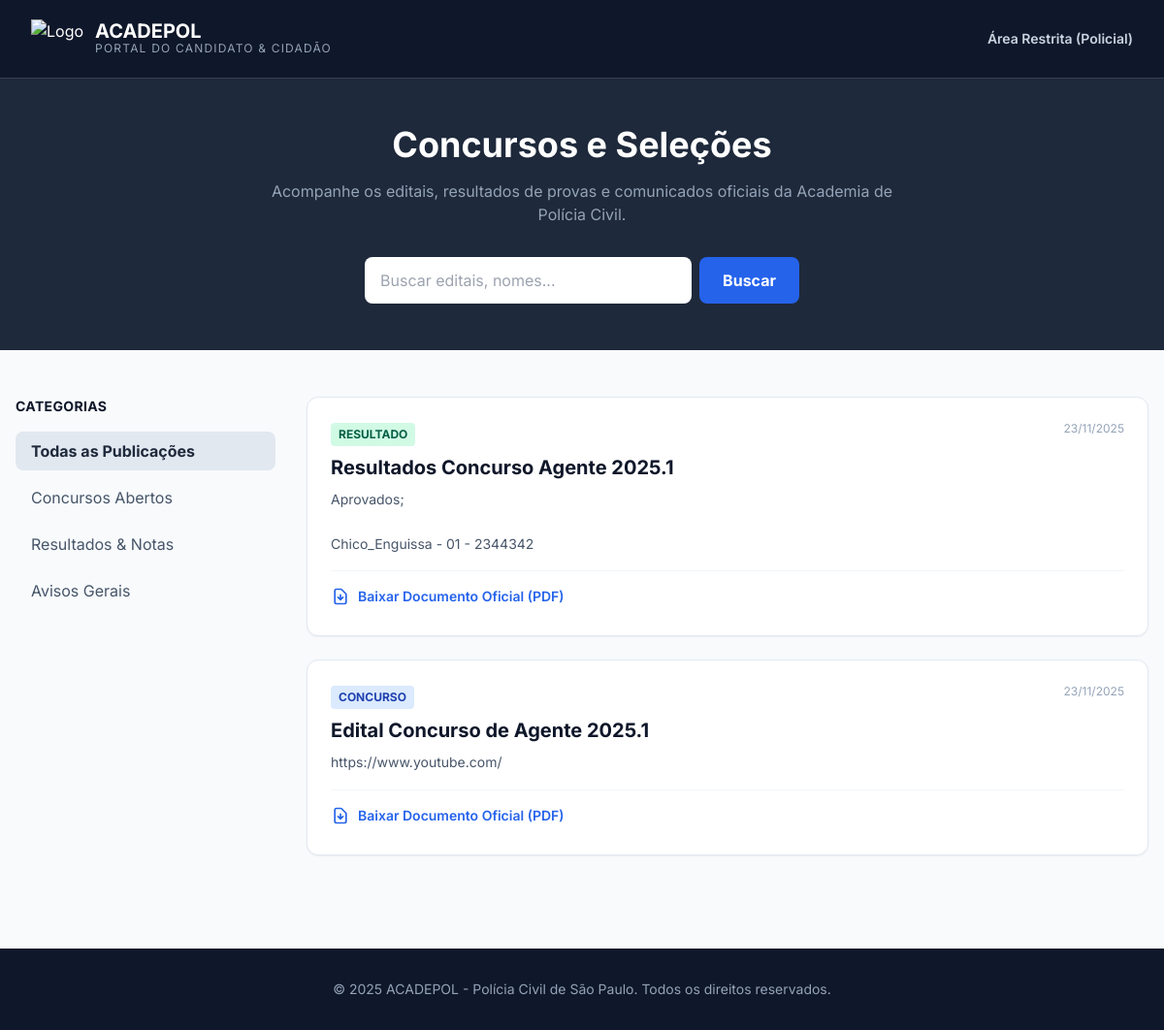
The page /acadepol on the database as committed earlier.
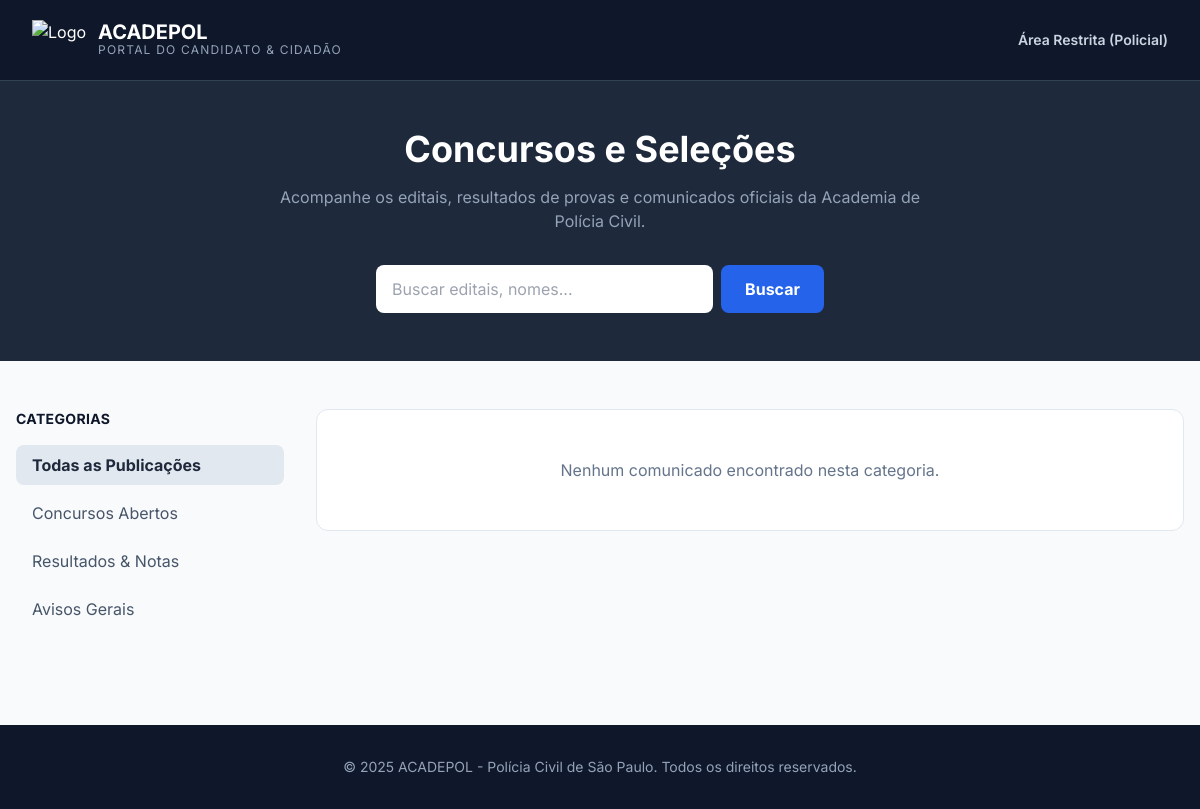
The same page on the database as committed later.
### models/acadepol.py (models this page shows, shortened)
class Comunicado(db.Model):
    __tablename__ = 'comunicados_acadepol'
    id = db.Column(db.Integer, primary_key=True)
    titulo = db.Column(db.String(200), nullable=False)
    conteudo = db.Column(db.Text, nullable=False)
    categoria = db.Column(db.String(50), nullable=False)
    arquivo_anexo = db.Column(db.String(200), nullable=True)
    autor_id = db.Column(db.Integer, db.ForeignKey('usuarios.id'))
    data_publicacao = db.Column(db.DateTime, default=datetime.utcnow)
    ativo = db.Column(db.Boolean, default=True)
    autor = db.relationship('Usuario')

### app.py (the view)
@app.route('/acadepol')
def acadepol_publico():
    query = Comunicado.query.filter_by(ativo=True).order_by(Comunicado.data_publicacao.desc())
    if request.args.get('categoria'): query = query.filter_by(categoria=request.args.get('categoria'))
    if request.args.get('q'): query = query.filter(Comunicado.titulo.contains(request.args.get('q')))
    return render_template('acadepol_publico.html', comunicados=query.all())

### app.py (called while the page is built)
@app.context_processor
def inject_helpers():
    return dict(
        pode_gerenciar=lambda: current_user() and current_user().nivel_hierarquico >= 80,
        current_user=current_user,
        pode_alterar_usuario=pode_alterar_usuario
    )

### templates/acadepol_publico.html (shortened to what this page needs)
<!DOCTYPE html>
<html lang="pt-BR">
<head>
    <script src="https://cdn.tailwindcss.com"></script>
</head>
<body class="bg-slate-50 text-slate-800">
    <nav class="bg-slate-900 text-white shadow-lg">
        <div class="max-w-7xl mx-auto px-4 sm:px-6 lg:px-8">
            <div class="flex justify-between h-20 items-center">
                <div class="flex items-center gap-3">
                    <img src="https://encrypted-tbn0.gstatic.com/images?q=tbn:ANd9GcQIIGMtpDq_HRAKg4kv_bw92xRqFKkon-k1Fg&s" alt="Logo" class="h-10 w-auto">
                    <div>
                        <h1 class="text-xl font-bold leading-none">ACADEPOL</h1>
                        <p class="text-xs text-slate-400 tracking-widest uppercase">Portal do Candidato & Cidadão</p>
                    </div>
                </div>
                <div class="flex gap-4">
                    <a href="{{ url_for('login') }}" class="text-sm font-semibold text-slate-300 hover:text-white transition-colors">Área Restrita (Policial)</a>
                </div>
            </div>
        </div>
    </nav>
    <div class="bg-slate-800 text-white py-12 border-t border-slate-700">
        <div class="max-w-7xl mx-auto px-4 text-center">
            <h2 class="text-3xl md:text-4xl font-bold mb-4">Concursos e Seleções</h2>
            <p class="text-slate-400 max-w-2xl mx-auto">Acompanhe os editais, resultados de provas e comunicados oficiais da Academia de Polícia Civil.</p>
            <div class="mt-8 max-w-md mx-auto">
                <form action="{{ url_for('acadepol_publico') }}" method="GET" class="flex gap-2">
                    <input type="text" name="q" placeholder="Buscar editais, nomes..." class="w-full px-4 py-3 rounded-lg text-slate-900 focus:outline-none focus:ring-2 focus:ring-blue-500">
                    <button type="submit" class="bg-blue-600 hover:bg-blue-700 px-6 py-3 rounded-lg font-bold transition-colors">Buscar</button>
                </form>
            </div>
        </div>
    </div>
    <div class="max-w-7xl mx-auto px-4 py-12 grid grid-cols-1 lg:grid-cols-4 gap-8">
        <div class="lg:col-span-1 space-y-2">
            <h3 class="font-bold text-slate-900 mb-4 uppercase text-sm tracking-wide">Categorias</h3>
            <a href="{{ url_for('acadepol_publico') }}" class="block px-4 py-2 rounded-lg hover:bg-slate-200 {{ 'bg-slate-200 font-bold' if not request.args.get('categoria') else 'text-slate-600' }}">Todas as Publicações</a>
            <a href="{{ url_for('acadepol_publico', categoria='Concurso') }}" class="block px-4 py-2 rounded-lg hover:bg-slate-200 {{ 'bg-blue-100 text-blue-800 font-bold' if request.args.get('categoria') == 'Concurso' else 'text-slate-600' }}">Concursos Abertos</a>
            <a href="{{ url_for('acadepol_publico', categoria='Resultado') }}" class="block px-4 py-2 rounded-lg hover:bg-slate-200 {{ 'bg-emerald-100 text-emerald-800 font-bold' if request.args.get('categoria') == 'Resultado' else 'text-slate-600' }}">Resultados & Notas</a>
            <a href="{{ url_for('acadepol_publico', categoria='Aviso') }}" class="block px-4 py-2 rounded-lg hover:bg-slate-200 {{ 'bg-amber-100 text-amber-800 font-bold' if request.args.get('categoria') == 'Aviso' else 'text-slate-600' }}">Avisos Gerais</a>
        </div>
        <div class="lg:col-span-3 space-y-6">
            {% for item in comunicados %}
            <div class="bg-white border border-slate-200 rounded-xl p-6 shadow-sm hover:shadow-md transition-shadow">
                <div class="flex justify-between items-start">
                    <div>
                        <span class="inline-block px-2 py-1 text-xs font-bold rounded uppercase mb-2
                            {% if item.categoria == 'Concurso' %} bg-blue-100 text-blue-800
                            {% elif item.categoria == 'Resultado' %} bg-emerald-100 text-emerald-800
                            {% else %} bg-slate-100 text-slate-800 {% endif %}">
                            {{ item.categoria }}
                        </span>
                        <h3 class="text-xl font-bold text-slate-900 mb-2">{{ item.titulo }}</h3>
                        <p class="text-slate-600 text-sm leading-relaxed whitespace-pre-line">{{ item.conteudo }}</p>
                    </div>
                    <div class="text-right min-w-[100px]">
                        <p class="text-xs text-slate-400">{{ item.data_publicacao.strftime('%d/%m/%Y') }}</p>
                    </div>
                </div>
                {% if item.arquivo_anexo %}
                <div class="mt-4 pt-4 border-t border-slate-100">
                    <a href="{{ url_for('baixar_evidencia', filename=item.arquivo_anexo) }}" target="_blank" class="inline-flex items-center gap-2 text-sm font-semibold text-blue-600 hover:text-blue-800">
                        <svg class="w-5 h-5" fill="none" stroke="currentColor" viewBox="0 0 24 24"><path stroke-linecap="round" stroke-linejoin="round" stroke-width="2" d="M12 10v6m0 0l-3-3m3 3l3-3m2 8H7a2 2 0 01-2-2V5a2 2 0 012-2h5.586a1 1 0 01.707.293l5.414 5.414a1 1 0 01.293.707V19a2 2 0 01-2 2z"></path></svg>
                        Baixar Documento Oficial (PDF)
                    </a>
                </div>
                {% endif %}
            </div>
            {% else %}
            <div class="text-center py-12 bg-white rounded-xl border border-slate-200">
                <p class="text-slate-500">Nenhum comunicado encontrado nesta categoria.</p>
            </div>
            {% endfor %}
        </div>
    </div>
    <footer class="bg-slate-900 text-slate-400 py-8 text-center text-sm mt-12">
        <p>&copy; 2025 ACADEPOL - Polícia Civil de São Paulo. Todos os direitos reservados.</p>
    </footer>
</body>
</html>

### templates/acadepol_publico.html (style rules this page uses)
body { font-family: 'Inter', sans-serif; }

Rows that differ between the two databases and show on the page:
removed Comunicado: categoria "RESULTADO", titulo "Resultados Concurso Agente 2025.1", conteudo "Aprovados; Chico_Enguissa - 01 - 2344342", data_publicacao "23/11/2025"
removed Comunicado: categoria "CONCURSO", titulo "Edital Concurso de Agente 2025.1", conteudo "https://www.youtube.com/", data_publicacao "23/11/2025"
Other text that changed with them:
text now shown: "Nenhum comunicado encontrado nesta categoria."
